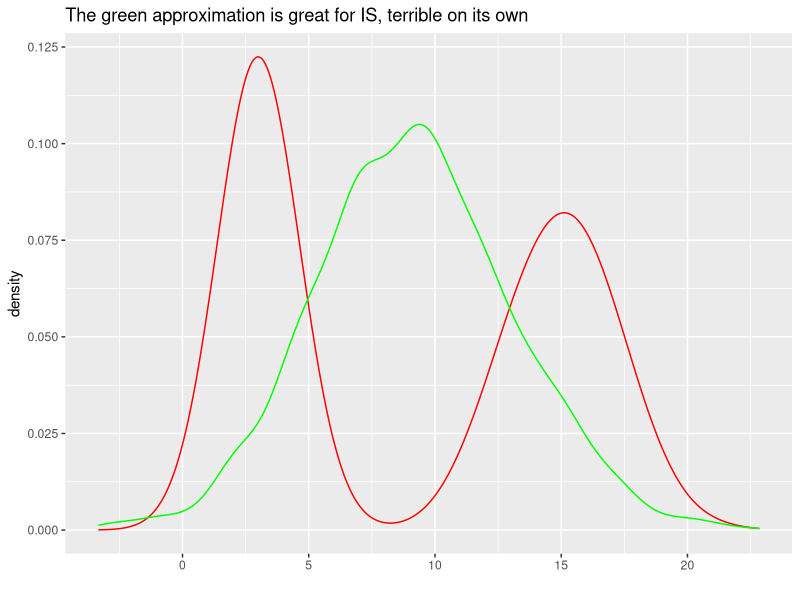
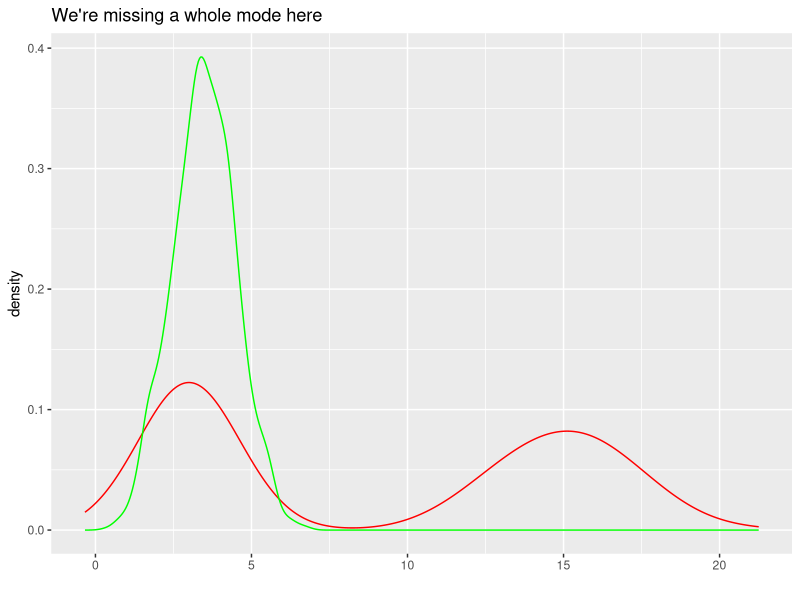

Source code (R) for these figures, in order:
## ---- chunk 1
library(ggplot2)
library(gridExtra)
library(tidyverse)
library(loo)

set.seed(605)
options(mc.cores = 8)
## ---- chunk 2

mixture <- data.frame(normals = c(rnorm(1000,3,1),rnorm(1000,15,2)),
                      mode_seeking_kl = rnorm(2000,3.5,1),
                      mean_seeking_kl = rnorm(2000,9,4))
## ---- chunk 3
mixture %>% ggplot(aes(x = normals)) +
  geom_density(aes(x = normals), color = "red") +
  geom_density(aes(x = mean_seeking_kl), color = "green") + ggtitle("The green approximation is great for IS, terrible on its own") +
  xlab("")
## ---- chunk 4
importance_ratios <- tibble(
q_x = rnorm(200000,9,4),
p_x = c(rnorm(100000,3,1),rnorm(100000,15,2)),
ratios = (.5*(dnorm(q_x,3,1)) + .5*(dnorm(q_x,15,2)))/dnorm(q_x,9,4))

psis_result <- psis(log(importance_ratios$ratios),
                       r_eff = NA)

psis_result$diagnostics$pareto_k
## ---- chunk 5
mixture %>% ggplot(aes(x = normals)) +
  geom_density(aes(x = normals), color = "red") +
  geom_density(aes(x = mode_seeking_kl), color = "green") + ggtitle("We're missing a whole mode here") +
  xlab("")
## ---- chunk 6
second_importance_ratios <- tibble(
q_x = rnorm(200000,3.5,1),
p_x = c(rnorm(100000,3,1),rnorm(100000,15,2)),
# Notice: these density calls are at the points defined by q(x)!
ratios = (.5*(dnorm(q_x,3,1)) + .5*(dnorm(q_x,15,2)))/dnorm(q_x,3.5,1))

psis_result_2 <- psis(log(second_importance_ratios$ratios),
                       r_eff = NA)

psis_result_2$diagnostics$pareto_k
## ---- chunk 7
third_importance_ratios <- tibble(
q_x = rnorm(200000,3.5,2),
p_x = c(rnorm(100000,3,1),rnorm(100000,15,2)),
ratios = (.5*(dnorm(q_x,3,1)) + .5*(dnorm(q_x,15,2)))/dnorm(q_x,3.5,2))

psis_result_3 <- psis(log(third_importance_ratios$ratios),
                       r_eff = NA)

psis_result_3$diagnostics$pareto_k
